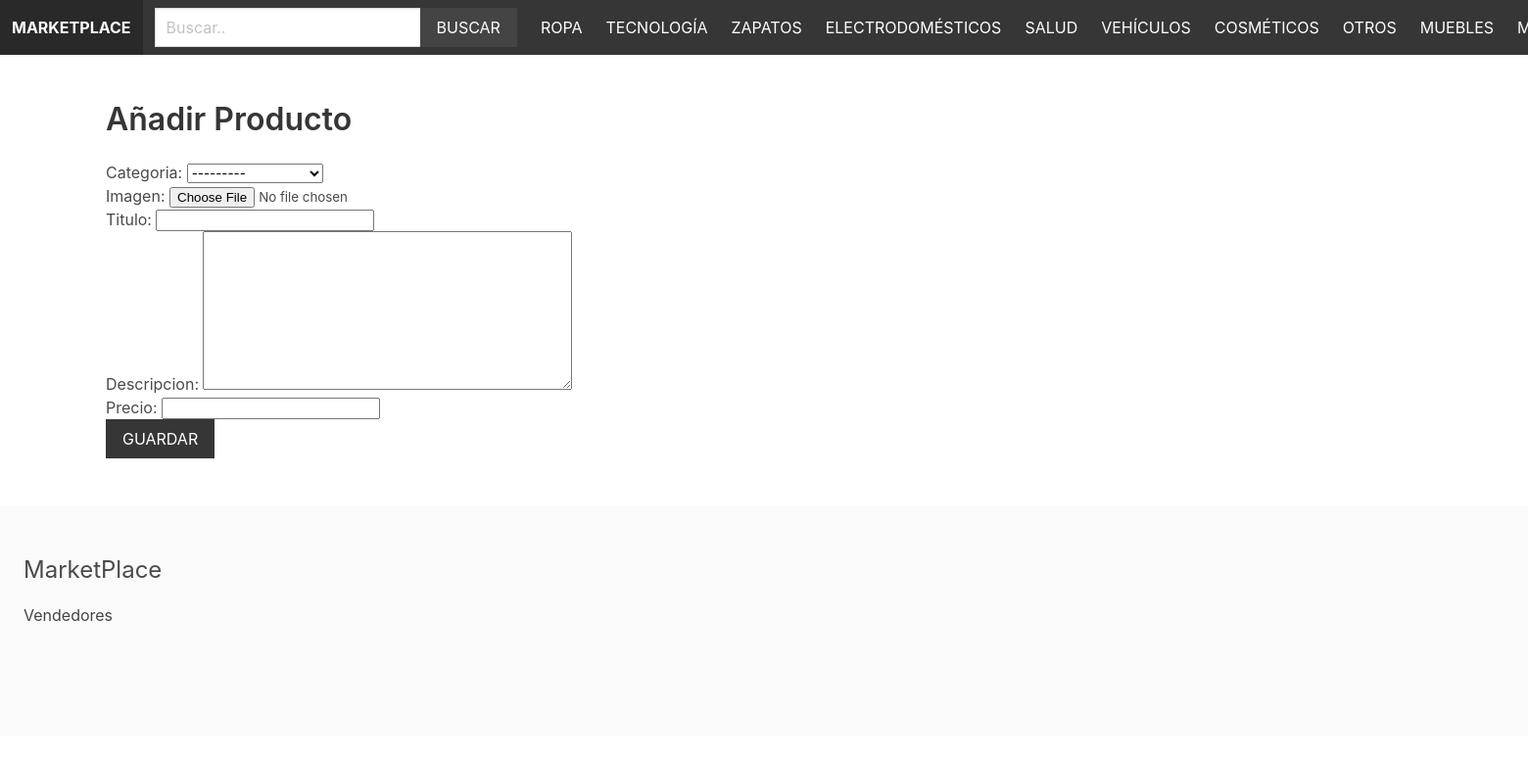
Screenshot of /registrar/añadirproducto/ (signed in) with the database file from the repository.
### AppProducto/models.py (models this page shows)
class Categoria(models.Model):
    titulo = models.CharField(max_length=255)
    slug = models.SlugField(max_length=255)
    ordering = models.IntegerField(default=0)
    class Meta:
        ordering = ['ordering']
    def __str__(self):
        return self.titulo

### AppUsuario/forms.py
class ProductoForm(ModelForm):
    class Meta:
        model = Producto
        fields = ['categoria','imagen','titulo','descripcion','precio']

### AppCarrito/carrito.py (called while the page is built)
    def __len__(self):
        return sum(item['quantity'] for item in self.cart.values())

### AppCarrito/context_processors.py (called while the page is built)
def carrito(request):
    return{'carrito': Carrito(request)}

### AppProducto/context_processors.py (called while the page is built)
def menu_categorias(request):
    categorias = Categoria.objects.all()
    return{'menu_categorias': categorias}

### AppUsuario/views.py (called while the page is built)
@login_required
def AñadirProducto_view(request):
    if request.method == 'POST':
        form = ProductoForm(request.POST, request.FILES)
        if form.is_valid():
            producto = form.save(commit=False)
            producto.usuario = request.user.usuario
            producto.slug = slugify(producto.titulo)
            producto.save()
            return redirect('usuarioadmin')
    else:
        form = ProductoForm()
    return render(request, 'user/añadirproducto.html', {'form':form})

### AppUsuario/templates/user/añadirproducto.html (shortened to what this page needs)
{% extends 'home/base.html' %}
{% block content %}
    <h1 class="title">Añadir Producto</h1>
    <form method="post" action="." enctype="multipart/form-data">
        {{ form.as_p }}
        <div class="field">
            <div class="control">
                <button class="button is-dark is-uppercase">Guardar</button>
            </div>
        </div>
    </form>
{% endblock %}

### AppHome/templates/home/base.html (shortened to what this page needs)
{% load static %}
<!DOCTYPE html>
<html>
    <head>
        <link rel="stylesheet" href="https://cdn.jsdelivr.net/npm/bulma@0.9.1/css/bulma.min.css">
        <link rel="stylesheet" href="{% static 'styles/main.css' %}">
    </head>
    <body>
        <nav class="navbar is-dark">
            <div class="navbar-brand">
                <a href="/" class="navbar-item"><strong>Marketplace</strong></a>
            </div>
            <div class="navbar-menu" id="main-navbar">
                <div class="navbar-start">
                    <div class="navbar-item">
                        <form method="get" action="{% url 'Buscar_view' %}">
                            <div class="field has-addons">
                                <div class="control">
                                    <input type="text" class="input" placeholder="Buscar.." name="query">
                                </div>
                                <div class="control">
                                    <button class="button is-dark is-uppercase">Buscar</button>
                                </div>
                            </div>
                        </form>
                    </div>
                </div>
                <div class="navbar-end">
                    {% for categoria in menu_categorias %}
                        <a href="{% url 'Categoria_view' categoria.slug %}" class="navbar-item">{{ categoria.titulo }}</a>
                    {% endfor %}
                    {% if request.user.is_authenticated %}
                        <a href="{% url 'usuarioadmin' %}" class="navbar-item">Mi cuenta</a>
                    {% else %}
                        <a href="{% url 'usuario' %}"class="navbar-item">Iniciar sesión</a>
                    {% endif %}
                </div>
            </div>
        </nav>
        <section class="section">
            <div class="container">
                {% block content %}
                {% endblock %}
            </div>
        </section>
        <footer class="footer">
            <h3 class="is-size-4 mb-4">MarketPlace</h3>
            <a href="{% url 'vendors' %}">Vendedores</a>
        </footer>
    </body>
</html>

### static/styles/main.css (style rules this page uses)
.navbar { text-transform: uppercase; }
.navbar .is-dark { background: #444; }
.footer a { margin-bottom: 15px; display: inline-block; color: #444; }
.input, .button { border-radius: 0; }

### rows the page displays
Categoria: titulo "ROPA"
Categoria: titulo "TECNOLOGÍA"
Categoria: titulo "ZAPATOS"
Categoria: titulo "ELECTRODOMÉSTICOS"
Categoria: titulo "SALUD"
Categoria: titulo "VEHÍCULOS"
Categoria: titulo "COSMÉTICOS"
Categoria: titulo "OTROS"
Categoria: titulo "MUEBLES"
